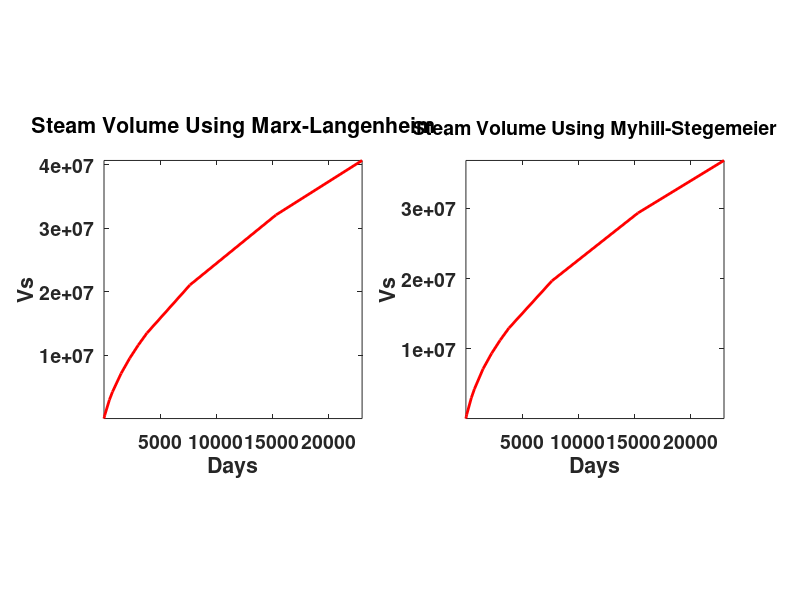
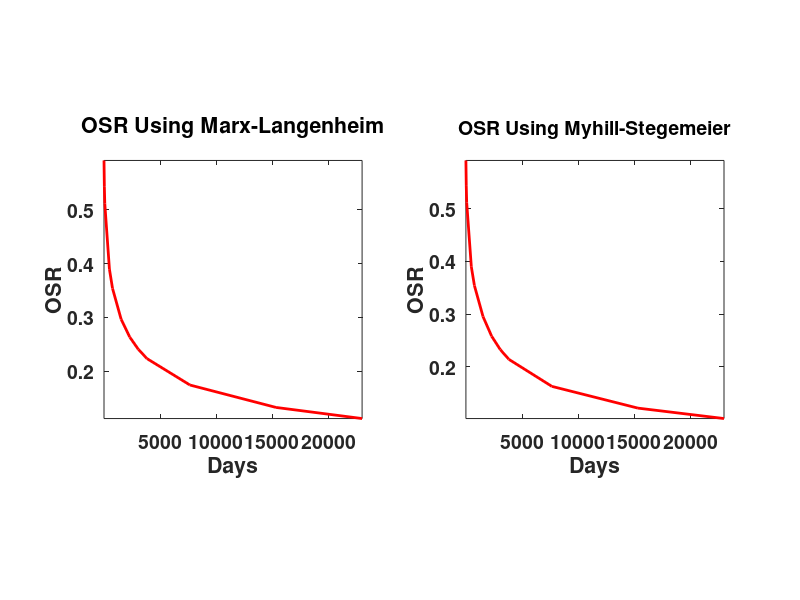
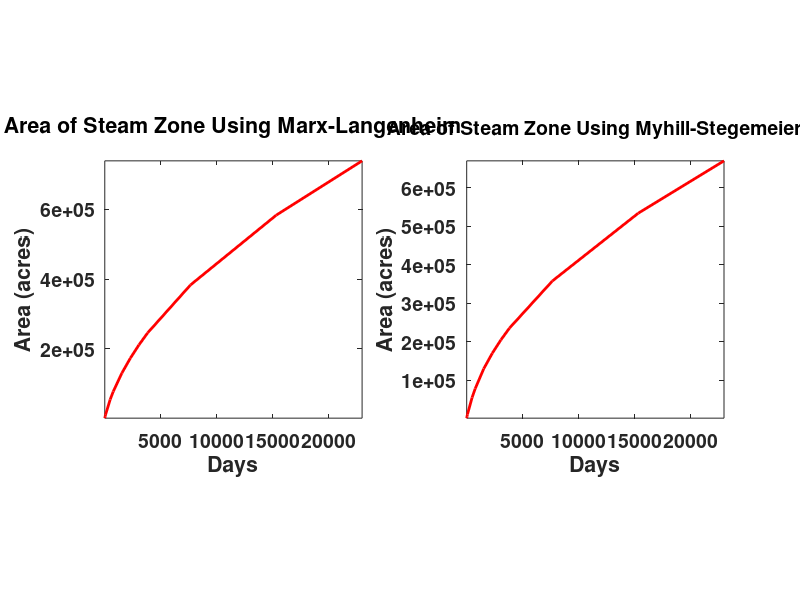

Reproduce these figures in MATLAB, in order.
%% SteamDrive.m
% Estimates the production rate and percent recovery of original oil in
% place as a function of time in a SAGD project.
%
%
% Authors: Lewis Li, Daniel Brito
% Date: May 18th 2016

% Typical properties:Example: For Kern River, assume a project life of 20
% years and plot thermal efficiency, area of steam zone, and cumulative oil 
% production (Marx-Langenheim Calculation)

clear all;

%Typical properties
Tr = 90;                % Reservoir temperature (F)
phi = 0.32;             % Porosity 
h = 55;                 % Net pay thickness(ft)
Sor = 0.15;             % Residual oil saturation           
deltaSo = 0.4;          % Oil saturation variation
Ms = 42;                % BTU/cu.ft-F
Mt = 35;                % BTU/cu.ft-F
Ks = 1.2;               % BTU/cu.ft-F-hr

% Injection properties
Pbh = 100;                      % Bottom hole injection pressure (psig)
rate = 360;                     % bbl/day CWE (i.e., the rate on a condensed water basis)
Xbh = 0.5;                      % Steam quality
acresPerWell = 2.5;             % Drainage area 
Ts = 338;                       % Steam temperature (F)
deltaHv = 880;                  % delta_H for vapour
HwTs = 310;                     % BTU/lb @ steam temp
HwTr = 58;                      % BTU/lb @ res temp 

%Mass injection rate
DaysInYear = 365;
VolInBarrel = 5.615; %ft3/B
Density = 62.4; %lb/ft^3
mi = rate * VolInBarrel * Density * DaysInYear;  % Rate of injection (lb/year)
Cw = (HwTs - HwTr) / (Ts - Tr); % (BTU/lb-F)

% Thermal diffusivity (ft^2/day)
alphaSs = 1.2*24/42;           


% Descritize time
t = [0.02098296, 0.10491482, 0.20982964, 1.34290969, 2.09829639, 4.19659278,...
    6.29488917, 8.39318557, 10.491482, 20.9829639, 41.9659278, 62.9488917];
t = t * DaysInYear;

% Calculate dimensionless time
td = 4 * t * ( Ms / Mt )^2 * ( alphaSs / h^2 );
ti = t / DaysInYear;

% Calculate injection rate
Qi = ( mi * Cw * (Ts - Tr)  + Xbh * mi * deltaHv ) * ti;

%% Marx-Langenheim
EhMarx = (2*sqrt(td/pi) - 1 + exp(td).* erfc( sqrt(td)))./td;
VsMarx = Qi.*EhMarx / (Mt * (Ts - Tr));
NpMarx = VsMarx .* phi * deltaSo / VolInBarrel;
OSRMarx= NpMarx./(mi*(t/DaysInYear)/(Density*VolInBarrel));
AcresMarx = VsMarx ./ h;

%% Myhill-Stegemeier
hd = Xbh * deltaHv / (Cw *(Ts - Tr) );  % latent heat / sensible heat
tcd = fsolve(@(tcD) exp(tcD).*erfc(sqrt(tcD)) -1/(1+hd),[1], ...
optimset('Algorithm','levenberg-marquardt','Display','iter'));  
tcd = tcd(end);
G = 2 * sqrt ( td / pi ) - 1 + exp( td ).* erfc( sqrt(td));

N = length(td);
EhMyHill = zeros (1,N);

for i = 1:N     
    errorFun = @(u) exp(u).*erfc(sqrt(u))./sqrt(td(i) - u); 
    EhMyHill(i) = 1/td(i) * ( G(i) + ( (td(i) > tcd)/( sqrt(pi)*(1+hd) ) )  ...
        * ( 2*sqrt(td(i)) - ( 2*sqrt(td(i) - tcd) )/( 1 + hd )...
        - integral(errorFun, 0, tcd) - sqrt(pi) * G(i) ) );    
end

% Computing steam volume, cumulative production, oil/steam ratio and Area:
VsMyHill = Qi.*EhMyHill / (Mt * (Ts - Tr));    % Steam volume (ft^3)
NpMyHill = VsMyHill .* phi * deltaSo / VolInBarrel;   % Np (bbl)
OSRMyHill= NpMyHill./(mi*(t/DaysInYear)/(Density*VolInBarrel)); % oil/steam ratio
AreaMyHill = VsMyHill ./ h;                     % Area (acres)

%% Plot results
%plot inline -s 2000,1000
figure(1);
subplot(1,2,1);
plot(t,VsMarx,'r-','LineWidth',2);
xlabel('Days','FontSize',14,'FontWeight','bold')
ylabel('Vs','FontSize',14,'FontWeight','bold')        
title({'Steam Volume Using Marx-Langenheim';''},'FontSize',14);
set(gca,'FontSize',14,'FontWeight','bold');
axis tight; axis square;

subplot(1,2,2);
plot(t,VsMyHill,'r-','LineWidth',2);
hold on;
xlabel('Days','FontSize',14,'FontWeight','bold')
ylabel('Vs','FontSize',14,'FontWeight','bold')        
set(gca,'FontSize',14,'FontWeight','bold');
title({'Steam Volume Using Myhill-Stegemeier';''},'FontSize',14);
axis tight; axis square;

figure(2);
%plot inline -s 2000,1000
subplot(1,2,1);
plot(t,OSRMarx,'r-','LineWidth',2);
xlabel('Days','FontSize',14,'FontWeight','bold')
ylabel('OSR','FontSize',14,'FontWeight','bold')        
title({'OSR Using Marx-Langenheim';''},'FontSize',14);
set(gca,'FontSize',14,'FontWeight','bold');
axis tight; axis square;

subplot(1,2,2);
plot(t,OSRMyHill,'r-','LineWidth',2);
hold on;
xlabel('Days','FontSize',14,'FontWeight','bold')
ylabel('OSR','FontSize',14,'FontWeight','bold')        
set(gca,'FontSize',14,'FontWeight','bold');
title({'OSR Using Myhill-Stegemeier';''},'FontSize',14);
axis tight; axis square;

figure(3);
%plot inline -s 2000,1000
subplot(1,2,1);
plot(t,AcresMarx,'r-','LineWidth',2);
xlabel('Days','FontSize',14,'FontWeight','bold')
ylabel('Area (acres)','FontSize',14,'FontWeight','bold')        
title({'Area of Steam Zone Using Marx-Langenheim';''},'FontSize',14);
set(gca,'FontSize',14,'FontWeight','bold');
axis tight; axis square;

subplot(1,2,2);
plot(t,AreaMyHill,'r-','LineWidth',2);
hold on;
xlabel('Days','FontSize',14,'FontWeight','bold')
ylabel('Area (acres)','FontSize',14,'FontWeight','bold')        
set(gca,'FontSize',14,'FontWeight','bold');
title({'Area of Steam Zone Using Myhill-Stegemeier';''},'FontSize',14);
axis tight; axis square;

%% Display results
Results = [td' t' EhMarx' Qi' VsMarx' AcresMarx' NpMarx' OSRMarx'];
format shortEng
format compact

display('Results for Marx-Langenheim are as follows:');
display('              tD               t             Ehs              Qi');
display(Results(:,1:4));
display('              Vs           Acres              Np             OSR');
display(Results(:,5:end));

Results = [td' t' EhMyHill' Qi' VsMyHill' AreaMyHill' NpMyHill' OSRMyHill'];
format shortEng
format compact

display('Results for Myhill-Stegemeier are as follows:');
display('              tD               t             Ehs              Qi');
display(Results(:,1:4));
display('              Vs           Acres              Np             OSR');
display(Results(:,5:end));